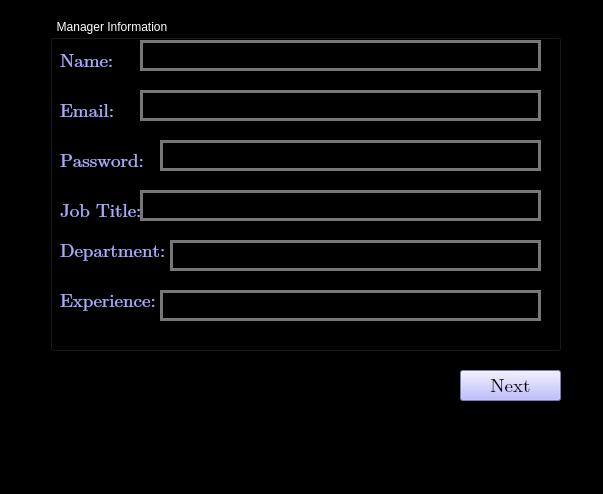
<?xml version="1.0" encoding="UTF-8"?>
<ui version="4.0">
 <class>MainWindow</class>
 <widget class="QMainWindow" name="MainWindow">
  <property name="geometry">
   <rect>
    <x>0</x>
    <y>0</y>
    <width>603</width>
    <height>494</height>
   </rect>
  </property>
  <property name="windowTitle">
   <string>MainWindow</string>
  </property>
  <property name="styleSheet">
   <string notr="true">QWidget {
    background-color:rgb(0, 0, 0)
}</string>
  </property>
  <widget class="QWidget" name="centralwidget">
   <widget class="QPushButton" name="nextButton">
    <property name="geometry">
     <rect>
      <x>460</x>
      <y>370</y>
      <width>101</width>
      <height>31</height>
     </rect>
    </property>
    <property name="font">
     <font>
      <family>Cambria Math</family>
      <pointsize>14</pointsize>
     </font>
    </property>
    <property name="styleSheet">
     <string notr="true">QPushButton {
    background-color: rgb(170, 170, 255);
    color: rgb(0, 0, 0);

}


QPushButton:hover {
    background-color:rgb(128, 120, 215);
    color: rgb(0, 0, 0)
}

QPushButton:pressed {
    background-color: rgb(85, 170, 127);
    color: rgb(0, 0, 0)
}
</string>
    </property>
    <property name="text">
     <string>Next</string>
    </property>
   </widget>
   <widget class="QGroupBox" name="groupBox">
    <property name="geometry">
     <rect>
      <x>50</x>
      <y>20</y>
      <width>511</width>
      <height>331</height>
     </rect>
    </property>
    <property name="styleSheet">
     <string notr="true">QGroupBox::title {
    color: rgb(255, 255, 255);
    subcontrol-origin: margin; /* Adjust the positioning of the title */
    padding: 0 5px; /* Optional: add space around the title */
}</string>
    </property>
    <property name="title">
     <string>Manager Information</string>
    </property>
    <widget class="QLabel" name="label_2">
     <property name="geometry">
      <rect>
       <x>10</x>
       <y>80</y>
       <width>71</width>
       <height>21</height>
      </rect>
     </property>
     <property name="font">
      <font>
       <family>Cambria Math</family>
       <pointsize>14</pointsize>
      </font>
     </property>
     <property name="styleSheet">
      <string notr="true">QLabel {
   color: rgb(170, 170, 255);
}</string>
     </property>
     <property name="text">
      <string>Email: </string>
     </property>
    </widget>
    <widget class="QLabel" name="label">
     <property name="geometry">
      <rect>
       <x>10</x>
       <y>30</y>
       <width>71</width>
       <height>21</height>
      </rect>
     </property>
     <property name="font">
      <font>
       <family>Cambria Math</family>
       <pointsize>14</pointsize>
      </font>
     </property>
     <property name="styleSheet">
      <string notr="true">QLabel {
   color: rgb(170, 170, 255);
}</string>
     </property>
     <property name="text">
      <string>Name: </string>
     </property>
    </widget>
    <widget class="QLineEdit" name="lineEditname">
     <property name="geometry">
      <rect>
       <x>90</x>
       <y>20</y>
       <width>401</width>
       <height>31</height>
      </rect>
     </property>
     <property name="styleSheet">
      <string notr="true">QLineEdit {
    background-color: rgb(0, 0, 0);
    border: 3px solid #777777; /* Optional: border color */
    padding: 5px; /* Optional: padding for better spacing */
}
</string>
     </property>
    </widget>
    <widget class="QLineEdit" name="lineEditemail">
     <property name="geometry">
      <rect>
       <x>90</x>
       <y>70</y>
       <width>401</width>
       <height>31</height>
      </rect>
     </property>
     <property name="styleSheet">
      <string notr="true">QLineEdit {
    background-color: rgb(0, 0, 0);
    border: 3px solid #777777; /* Optional: border color */
    padding: 5px; /* Optional: padding for better spacing */
}
</string>
     </property>
    </widget>
    <widget class="QLineEdit" name="lineEditpassword">
     <property name="geometry">
      <rect>
       <x>110</x>
       <y>120</y>
       <width>381</width>
       <height>31</height>
      </rect>
     </property>
     <property name="styleSheet">
      <string notr="true">QLineEdit {
    background-color: rgb(0, 0, 0);
    border: 3px solid #777777; /* Optional: border color */
    padding: 5px; /* Optional: padding for better spacing */
}
</string>
     </property>
    </widget>
    <widget class="QLabel" name="label_3">
     <property name="geometry">
      <rect>
       <x>10</x>
       <y>130</y>
       <width>91</width>
       <height>21</height>
      </rect>
     </property>
     <property name="font">
      <font>
       <family>Cambria Math</family>
       <pointsize>14</pointsize>
      </font>
     </property>
     <property name="styleSheet">
      <string notr="true">QLabel {
   color: rgb(170, 170, 255);
}</string>
     </property>
     <property name="text">
      <string>Password: </string>
     </property>
    </widget>
    <widget class="QLabel" name="label_4">
     <property name="geometry">
      <rect>
       <x>10</x>
       <y>180</y>
       <width>91</width>
       <height>21</height>
      </rect>
     </property>
     <property name="font">
      <font>
       <family>Cambria Math</family>
       <pointsize>14</pointsize>
      </font>
     </property>
     <property name="styleSheet">
      <string notr="true">QLabel {
   color: rgb(170, 170, 255);
}</string>
     </property>
     <property name="text">
      <string>Job Title:</string>
     </property>
    </widget>
    <widget class="QLabel" name="label_5">
     <property name="geometry">
      <rect>
       <x>10</x>
       <y>220</y>
       <width>111</width>
       <height>21</height>
      </rect>
     </property>
     <property name="font">
      <font>
       <family>Cambria Math</family>
       <pointsize>14</pointsize>
      </font>
     </property>
     <property name="styleSheet">
      <string notr="true">QLabel {
   color: rgb(170, 170, 255);
}</string>
     </property>
     <property name="text">
      <string>Department:</string>
     </property>
    </widget>
    <widget class="QLabel" name="label_6">
     <property name="geometry">
      <rect>
       <x>10</x>
       <y>270</y>
       <width>101</width>
       <height>21</height>
      </rect>
     </property>
     <property name="font">
      <font>
       <family>Cambria Math</family>
       <pointsize>14</pointsize>
      </font>
     </property>
     <property name="styleSheet">
      <string notr="true">QLabel {
   color: rgb(170, 170, 255);
}</string>
     </property>
     <property name="text">
      <string>Experience:</string>
     </property>
    </widget>
    <widget class="QLineEdit" name="lineEditposition">
     <property name="geometry">
      <rect>
       <x>90</x>
       <y>170</y>
       <width>401</width>
       <height>31</height>
      </rect>
     </property>
     <property name="styleSheet">
      <string notr="true">QLineEdit {
    background-color: rgb(0, 0, 0);
    border: 3px solid #777777; /* Optional: border color */
    padding: 5px; /* Optional: padding for better spacing */
}
</string>
     </property>
    </widget>
    <widget class="QLineEdit" name="lineEditdepartment">
     <property name="geometry">
      <rect>
       <x>120</x>
       <y>220</y>
       <width>371</width>
       <height>31</height>
      </rect>
     </property>
     <property name="styleSheet">
      <string notr="true">QLineEdit {
    background-color: rgb(0, 0, 0);
    border: 3px solid #777777; /* Optional: border color */
    padding: 5px; /* Optional: padding for better spacing */
}
</string>
     </property>
    </widget>
    <widget class="QLineEdit" name="lineEditexperience">
     <property name="geometry">
      <rect>
       <x>110</x>
       <y>270</y>
       <width>381</width>
       <height>31</height>
      </rect>
     </property>
     <property name="styleSheet">
      <string notr="true">QLineEdit {
    background-color: rgb(0, 0, 0);
    border: 3px solid #777777; /* Optional: border color */
    padding: 5px; /* Optional: padding for better spacing */
}
</string>
     </property>
    </widget>
   </widget>
  </widget>
  <widget class="QMenuBar" name="menubar">
   <property name="geometry">
    <rect>
     <x>0</x>
     <y>0</y>
     <width>603</width>
     <height>21</height>
    </rect>
   </property>
  </widget>
  <widget class="QStatusBar" name="statusbar"/>
 </widget>
 <resources/>
 <connections/>
</ui>
